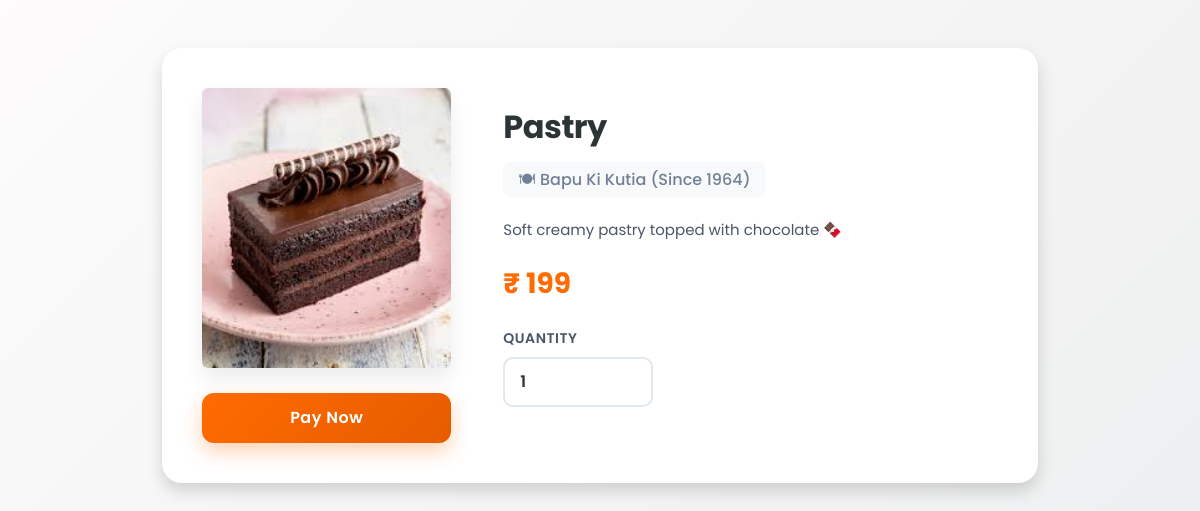
Page /paynow/9 (signed in) on the committed database.
### app/models.py (models this page shows)
class Item(models.Model):
    restaurant = models.ForeignKey(Restaurant, on_delete=models.CASCADE)
    itemname = models.CharField(max_length=100)
    itemprice = models.IntegerField()
    itemdesc = models.TextField()
    itemimage = models.ImageField(upload_to='items/')
    itemcategory = models.CharField(max_length=50)
    rating = models.FloatField(default=0)
    is_available = models.BooleanField(default=True)

class Restaurant(models.Model):
    restaurantname = models.CharField(max_length=100)
    restaurantcontact = models.BigIntegerField()
    restaurantaddress = models.TextField()
    images=models.ImageField(upload_to='images/')

### app/views.py (the view)
# urls.py: path('paynow/<int:pk>', views.paynow, name='paynow'),
def paynow(req, pk):
    if 'user_id' in req.session or 'a_data' in req.session:
        item_details = Item.objects.get(id=pk)
        return render(req,'payment.html',{
            'item_details': item_details
        })
    else:
        return redirect('login')

### app/templates/payment.html (shortened to what this page needs)
<!DOCTYPE html>
<html>
<head>
    <link href="https://cdn.jsdelivr.net/npm/bootstrap@5.3.2/dist/css/bootstrap.min.css" rel="stylesheet">
</head>
<body>
    <div class="container mt-5">
        <div class="card shadow p-4">
            <form method="POST" action="{% url 'payment_amount' item_details.id %}">
                <div class="row">
                    <div class="col-md-4">
                        <img src="{{ item_details.itemimage.url }}" class="img-fluid rounded">
                        <button class="btn btn-success">Pay Now</button>
                    </div>
                    <div class="col-md-8">
                        <h3>{{ item_details.itemname }}</h3>
                        <h6 class="text-muted">
                            🍽 {{ item_details.restaurant.restaurantname }}
                        </h6>
                        <p>
                            {{ item_details.itemdesc }}
                        </p>
                        <h5 class="text-success">
                            ₹ {{ item_details.itemprice }}
                        </h5>
                        <div class="mb-3">
                            <label class="form-label">Quantity</label>
                            <input type="number" name="quantity" value="1"
                                class="form-control" min="1" required>
                        </div>
                    </div>
                </div>
            </form>
        </div>
    </div>
</body>
</html>

### app/templates/payment.html (style rules this page uses)
body { font-family: 'Poppins', sans-serif; background: linear-gradient(135deg, #fdfbfb 0%, #ebedee 100%); min-height: 100vh; color: #333; }
.container { max-width: 900px; }
.card { border: none; border-radius: 20px; background: #ffffff; box-shadow: 0 15px 35px rgba(0,0,0,0.05); padding: 40px !important; margin-bottom: 50px; transition: all 0.3s ease; }
.card img { border-radius: 16px; height: 280px; width: 100%; object-fit: cover; box-shadow: 0 10px 20px rgba(0,0,0,0.08); transition: transform 0.3s ease; }
.col-md-4 { display: flex; flex-direction: column; gap: 15px; }
.col-md-8 { display: flex; flex-direction: column; justify-content: center; padding-left: 40px !important; }
h3 { font-weight: 700; color: #2d3436; font-size: 32px; margin-bottom: 15px; letter-spacing: -0.5px; }
h6.text-muted { font-size: 16px; font-weight: 500; color: #718096 !important; margin-bottom: 20px; background: #f8f9fa; padding: 8px 15px; border-radius: 8px; display: inline-block; width: fit-content; }
p { font-size: 15px; line-height: 1.7; color: #4a5568; margin-bottom: 25px; }
.text-success { color: #ff6b00 !important; font-weight: 700; font-size: 28px; margin-bottom: 25px; }
.form-label { font-weight: 600; color: #4a5568; margin-bottom: 8px; font-size: 14px; text-transform: uppercase; letter-spacing: 0.5px; }
input[type="number"] { border-radius: 10px; height: 50px; border: 2px solid #e2e8f0; font-weight: 600; font-size: 16px; color: #2d3436; padding-left: 15px; transition: all 0.3s ease; box-shadow: none !important; max-width: 150px; }
button.btn-success { background: linear-gradient(135deg, #ff6b00 0%, #e65c00 100%); border: none; width: 100%; height: 50px; font-weight: 600; font-size: 16px; letter-spacing: 0.5px; border-radius: 12px; margin-top: 10px; box-shadow: 0 8px 20px rgba(255, 107, 0, 0.3); transition: all 0.3s ease; }

### rows in the picture
Item: itemimage (picture), itemname "Pastry", restaurant.restaurantname "Bapu Ki Kutia (Since 1964)", itemdesc "Soft creamy pastry topped with chocolate 🍫", itemprice "199"
